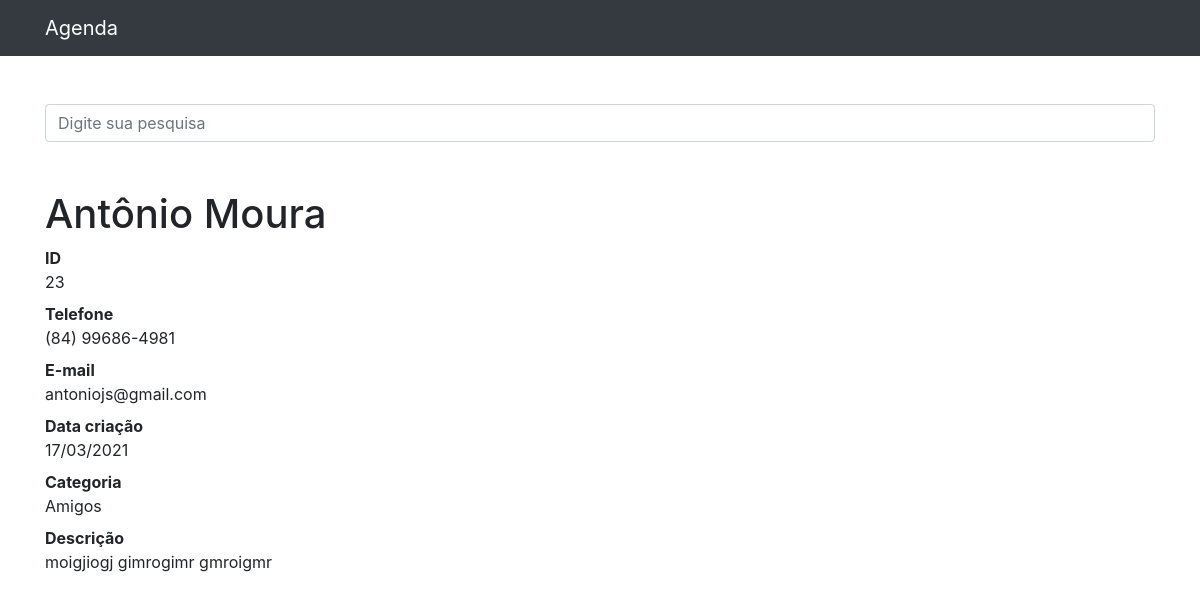
Screenshot of /23 with the database file from the repository.
### contatos/models.py (models this page shows, shortened)
class Contato(models.Model):
    nome = models.CharField(max_length=255)
    sobrenome = models.CharField(max_length=255, blank=True)
    telefone = models.CharField(max_length=255)
    email = models.CharField(max_length=255, blank=True)
    data_criacao = models.DateTimeField(default=timezone.now)
    descricao = models.TextField(blank=True)
    categoria = models.ForeignKey(Categoria, on_delete=models.DO_NOTHING)
    mostrar = models.BooleanField(default=True)
    foto = models.ImageField(blank=True, upload_to='fotos/%Y/%m/')

class Categoria(models.Model):
    nome = models.CharField(max_length=150)
    def __str__(self):
        return self.nome

### contatos/views.py (the view)
# urls.py: path('<int:contato_id>', views.detalhes_contato, name='detalhes_contato'),
def detalhes_contato(request, contato_id):
    contato = get_object_or_404(Contato, id=contato_id)
    if not contato.mostrar:
        raise Http404()
    return render(request, 'contatos/detalhes_contato.html', {
        'contato': contato
    })

### contatos/templates/contatos/detalhes_contato.html (shortened to what this page needs)
{% extends 'base.html' %}
{% block conteudo %}
<h1 class="mt-5">{{ contato.nome }} {{ contato.sobrenome }}</h1>
<dl>
    <dt>ID</dt>
    <dd>{{ contato.id }}</dd>
    <dt>Telefone</dt>
    <dd>{{ contato.telefone }}</dd>
    <dt>E-mail</dt>
    <dd>{{ contato.email}}</dd>
    <dt>Data criação</dt>
    <dd>{{ contato.data_criacao|date:'d/m/Y' }}</dd>
    <dt>Categoria</dt>
    <dd>{{ contato.categoria }}</dd>
    <dt>Descrição</dt>
    <dd>{{ contato.descricao }}</dd>
</dl>
{% endblock %}

### rows the page displays
Contato: nome "Antônio", sobrenome "Moura", id "23", telefone "(84) 99686-4981", email "antoniojs@gmail.com", data_criacao "17/03/2021", categoria "Amigos", descricao "moigjiogj gimrogimr gmroigmr"
